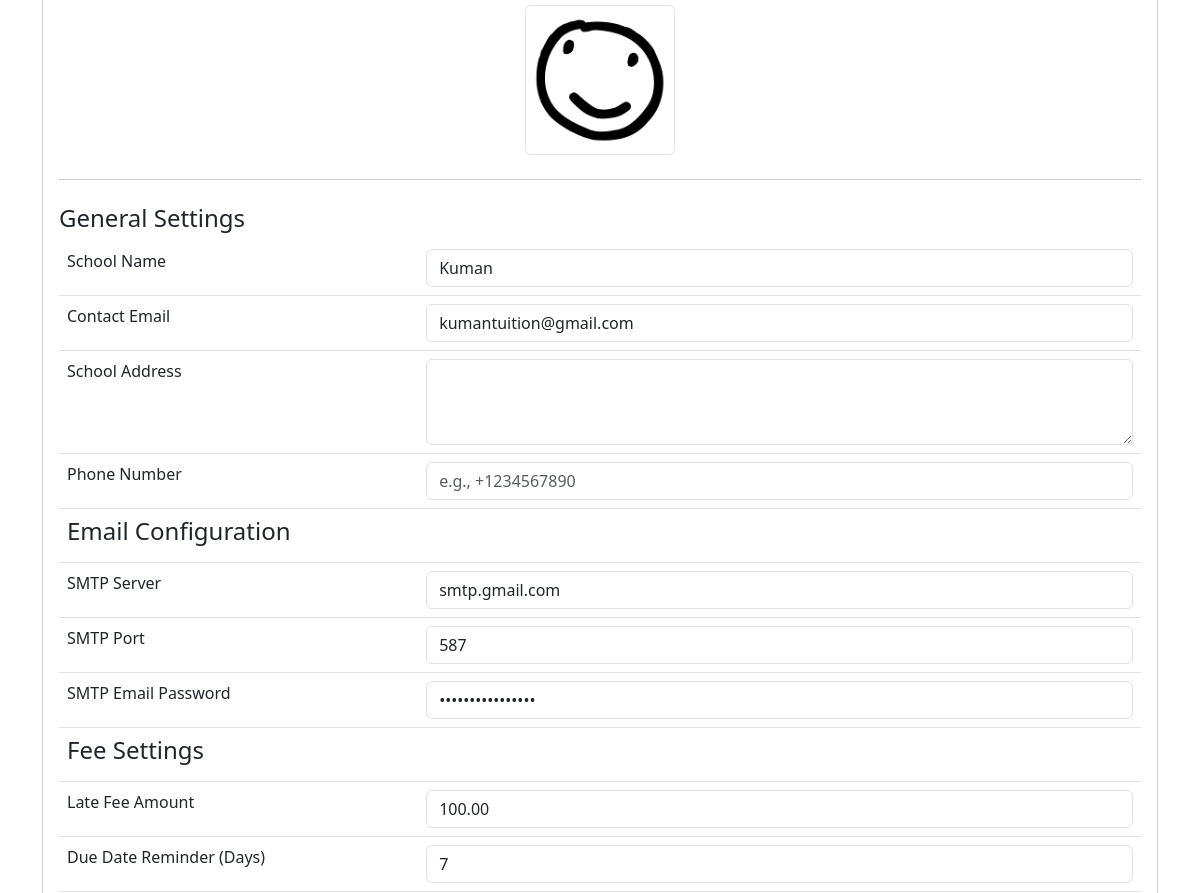
The app's page /admin/system-settings (signed in, middle part), older data.
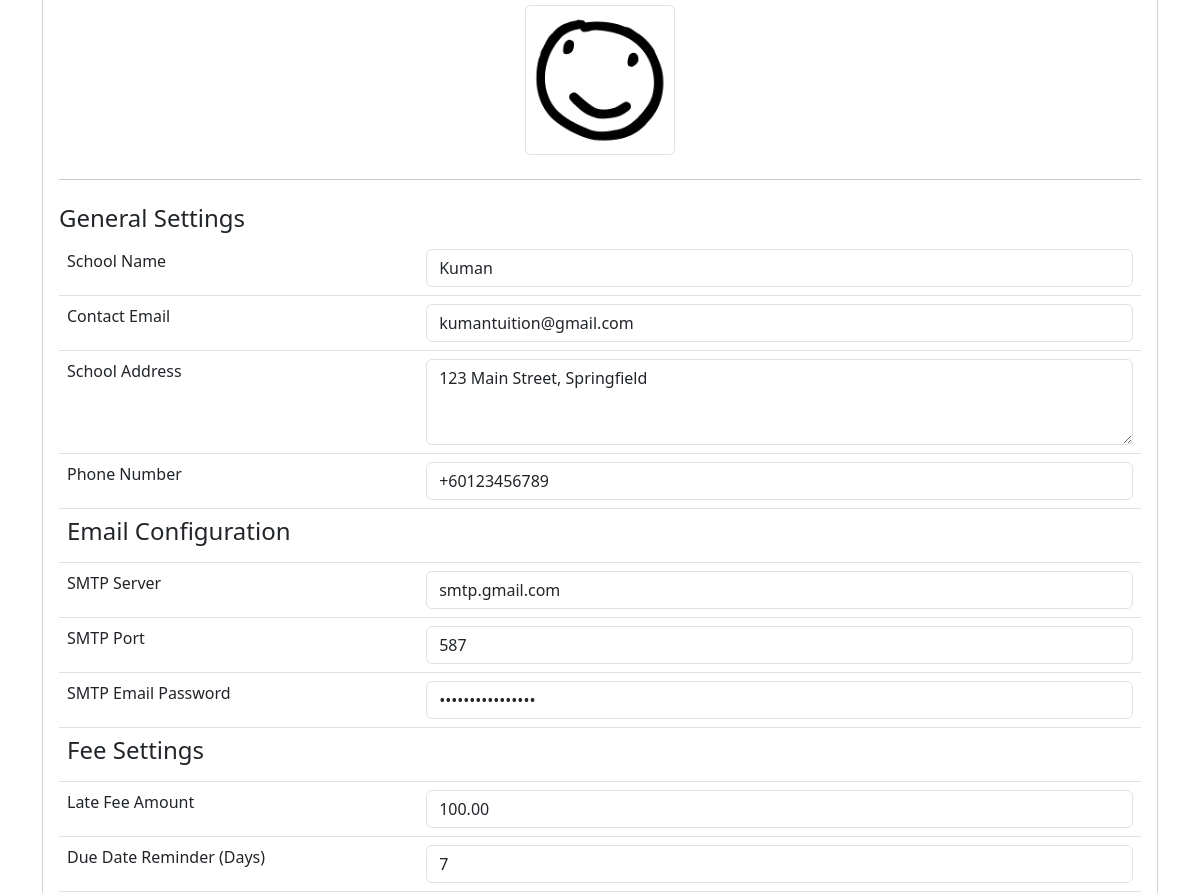
The same page, newer data.
### app/models/models.py (models this page shows)
class Settings(db.Model):
    __tablename__ = 'Settings'
    setting_key = db.Column('SettingKey', db.String, primary_key=True)
    setting_value = db.Column('SettingValue', db.String)
    description = db.Column('Description', db.String, nullable=False)
    value_type = db.Column('ValueType', db.String, nullable=False)
    category = db.Column('Category', db.String, nullable=False)

### app/routes/admin_routes.py (the view)
@admin.route('/system-settings', methods=['GET', 'POST'])
@login_required
@role_required('1')
def system_settings():
    settings = {
        setting.setting_key: setting.setting_value for setting in Settings.query.all()}
    return render_template('admin/system_settings.html', settings=settings, app_name=app_name())

### app/__init__.py (called while the page is built)
@login_manager.user_loader
def load_user(user_id):
    from .models.models import User
    return User.query.get(user_id)

### app/routes/routes.py (called while the page is built)
def app_name():
    app_name = "School Management System"
    with current_app.app_context():
        setting = Settings.query.filter_by(setting_key='school_name').first()
        if setting and setting.setting_value:
            app_name = setting.setting_value
    return app_name

def role_required(*roles):
    def decorator(f):
        @wraps(f)
        def decorated_function(*args, **kwargs):
            if not current_user.is_authenticated or current_user.role_id not in roles:
                abort(403)  # Forbidden access if role does not match
            return f(*args, **kwargs)
        return decorated_function
    return decorator

### app/templates/admin/system_settings.html (shortened to what this page needs)
{% extends "share/dashboard.html" %}
{% block card_content %}
<div class="text-center mt-3">
    <img src="{{ url_for('static', filename='logo.png') }}" alt="Current Logo" class="img-thumbnail" width="150">
</div>
<hr class="my-4">
<h4>General Settings</h4>
<form action="{{ url_for('admin.update_settings') }}" method="post">
    <table class="table">
        <tr>
            <td><label for="school_name" class="form-label">School Name</label></td>
            <td><input type="text" class="form-control" id="school_name" name="school_name" value="{{ settings['school_name'] }}" required></td>
        </tr>
        <tr>
            <td><label for="contact_email" class="form-label">Contact Email</label></td>
            <td><input type="email" class="form-control" id="contact_email" name="contact_email" value="{{ settings['contact_email'] }}" required></td>
        </tr>
        <tr>
            <td><label for="address" class="form-label">School Address</label></td>
            <td><textarea class="form-control" id="address" name="address" rows="3" required>{{ settings['address'] }}</textarea></td>
        </tr>
        <tr>
            <td><label for="contact_number" class="form-label">Phone Number</label></td>
            <td>
                <input type="tel" class="form-control" id="contact_number" name="contact_number"
                       value="{{ settings['contact_number'] }}" pattern="^\+?[0-9]{1,15}$"
                       placeholder="e.g., +1234567890" required>
            </td>
        </tr>
        <tr><th colspan="2"><h4>Email Configuration</h4></th></tr>
        <tr>
            <td><label for="smtp_server" class="form-label">SMTP Server</label></td>
            <td><input type="text" class="form-control" id="smtp_server" name="smtp_server" value="{{ settings['smtp_server'] }}" required></td>
        </tr>
        <tr>
            <td><label for="smtp_port" class="form-label">SMTP Port</label></td>
            <td><input type="number" class="form-control" id="smtp_port" name="smtp_port" value="{{ settings['smtp_port'] }}" min="1" required></td>
        </tr>
        <tr>
            <td><label for="smtp_email_password" class="form-label">SMTP Email Password</label></td>
            <td><input type="password" class="form-control" id="smtp_email_password" name="smtp_email_password" value="{{ settings['smtp_email_password'] }}" required></td>
        </tr>
        <tr><th colspan="2"><h4>Fee Settings</h4></th></tr>
        <tr>
            <td><label for="late_fee_amount" class="form-label">Late Fee Amount</label></td>
            <td>
                <input type="number" class="form-control" id="late_fee_amount" name="late_fee_amount"
                       value="{{ '%.2f' % (settings['late_fee_amount'] | float) }}" min="0" step="0.01" required>
            </td>
        </tr>
        <tr>
            <td><label for="due_date_reminder" class="form-label">Due Date Reminder (Days)</label></td>
            <td><input type="number" class="form-control" id="due_date_reminder" name="due_date_reminder" value="{{ settings['due_date_reminder'] }}" min="0" required></td>
        </tr>
    </table>
</form>
{% endblock %}

### app/templates/share/dashboard.html (shortened to what this page needs)
<!DOCTYPE html>
<html lang="en">
	<head>
		<link
			href="https://cdn.jsdelivr.net/npm/bootstrap@5.3.0-alpha1/dist/css/bootstrap.min.css"
			rel="stylesheet"
		/>
	</head>
	<body>
		<main class="container my-5" style="padding-bottom: 50px;">
			<div class="card">
				<div class="card-body">{% block card_content %} {% endblock %}</div>
			</div>
		</main>
	</body>
</html>

Row changes from the older to the newer data that the page shows:
added Settings: address "123 Main Street, Springfield"
added Settings: contact_number "+60123456789"
